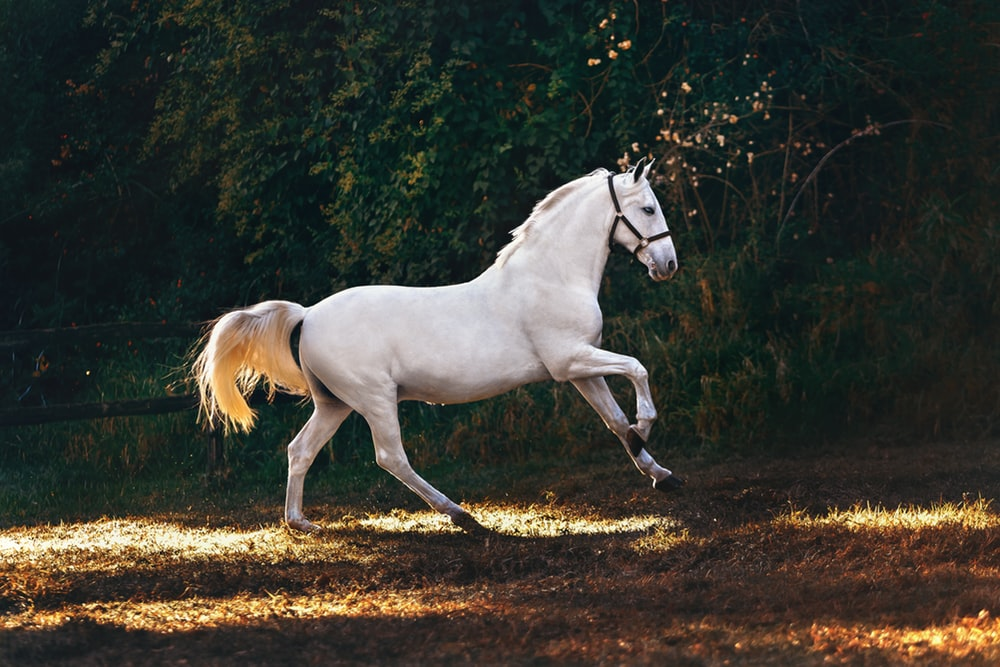
#> input picture Digital Image Processing/OpenCV/gallery/hourse.jpeg, 1000 x 667 px, found by its file name
$ python t1.py
#> lines starting #> are read from the running program, lines starting #| are printed output that depends on the picture; after the words box and inside, x2 and y2 are one past the last pixel; in counts of white or black regions, pixels touching at a corner belong together; pictures that were not available may be replaced by others from this repository, and a replacement may not be noted
import cv2
import numpy as np


hourseImg = cv2.imread("../../gallery/hourse.jpeg", cv2.IMREAD_COLOR)
#> hourseImg is the input picture: shape (667, 1000, 3); mean B, G, R 49.1, 57, 57.5
logoImg = cv2.imread("../../gallery/logo.png", cv2.IMREAD_COLOR)
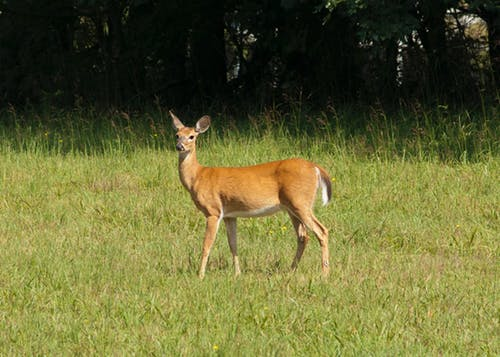
#> input picture Digital Image Processing/OpenCV/gallery/deer.jpeg, 500 x 357 px, given in place of logo.png, which was not available
#> logoImg is the input picture: shape (357, 500, 3); mean B, G, R 52.3, 103.7, 103.4


# select the starting offset
x_offset, y_offset = 175, 150
height, width = logoImg.shape[:2]
#> height = 357; width = 500

# extract the region of image
# roi = hourseImg[y_offset:y_offset + height, x_offset:x_offset + width]
roi = hourseImg[y_offset:y_offset+height, 0:width]
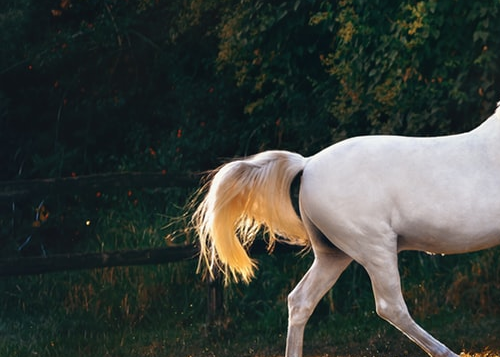
#> roi: shape (357, 500, 3); mean B, G, R 58.2, 63.3, 57.6

# create the mask of the logo
grayLogo = cv2.cvtColor(logoImg, cv2.COLOR_BGR2GRAY)
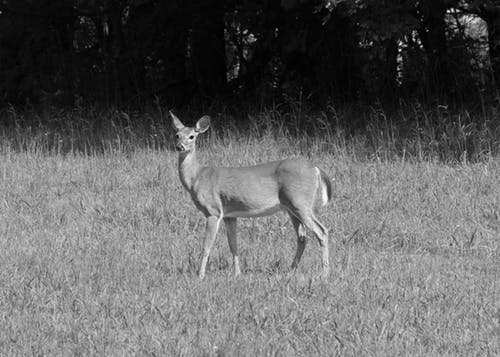
#> grayLogo: shape (357, 500); min 0, max 254, mean 97.8
grayLogo = cv2.blur(grayLogo, (5, 5))
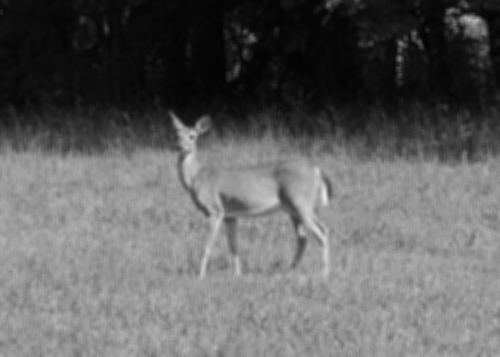
#> grayLogo: shape (357, 500); min 2, max 235, mean 97.8
_, mask = cv2.threshold(grayLogo, 220, 255, cv2.THRESH_BINARY_INV)
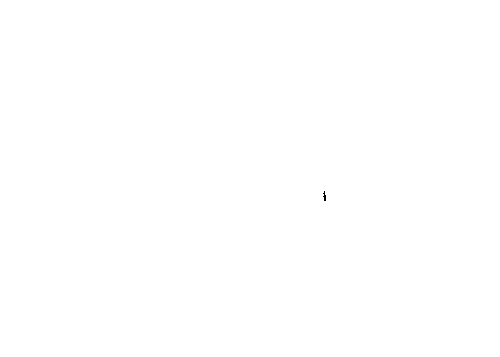
#> mask: shape (357, 500); 100% white; black in thin lines or dots, all inside (x1, y1, x2, y2) = (323, 191, 326, 201)
invMask = cv2.bitwise_not(mask)

# black out the region of the logo in the ROI
roiBKG = cv2.bitwise_and(roi, roi, mask=invMask)
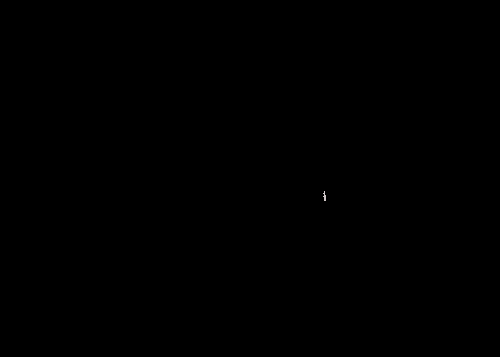
#> roiBKG: shape (357, 500, 3); mean B, G, R 0, 0, 0

# cut the colored-logo without background
roiFG = cv2.bitwise_and(logoImg, logoImg, mask=mask)

# patch the roi over the hourse image
finalROI = cv2.add(roiBKG, roiFG)
hourseImg[y_offset:y_offset+height, 0:width] = finalROI
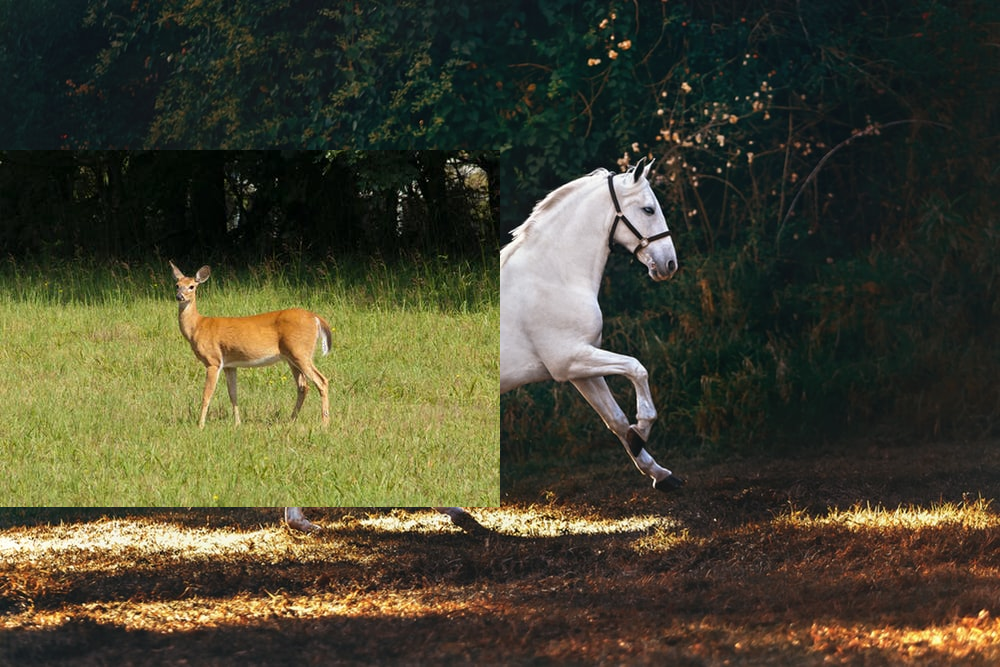
#> hourseImg: shape (667, 1000, 3); mean B, G, R 47.5, 67.8, 69.7

cv2.imshow("frame", hourseImg)
cv2.waitKey(0)

cv2.destroyAllWindows()
